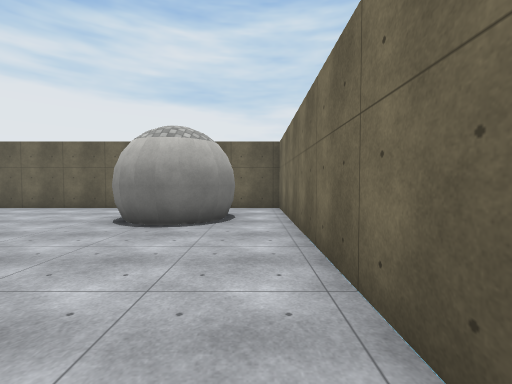
[1] (above)

24 first-person views from a walk through a Unity game level. The camera is 1.5 m above the floor, tilts 2° down and sees 90° across. The floor is counted in squares, 2 m on a side. Each view is taken from the middle of a square. On the plan, view 1 faces up. The plan holds only what a view shows up to about 9 squares ahead; the rest is blank. The player character is not drawn. Some surface patterns are stand-ins.

[2]
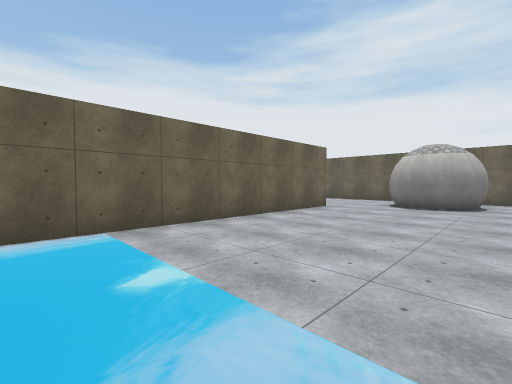

[3]
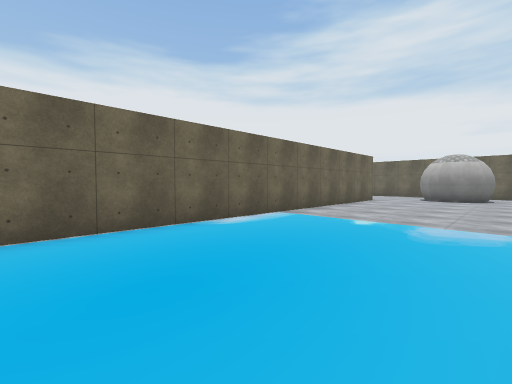

[4]
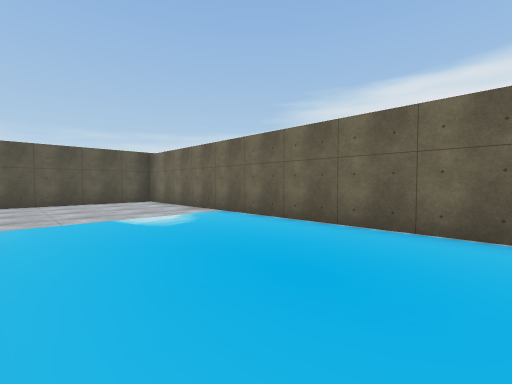

[5]
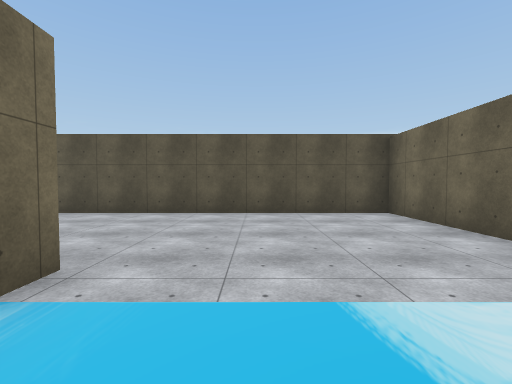

[6]
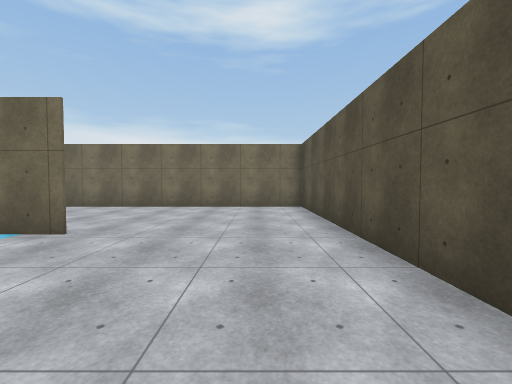

[7]
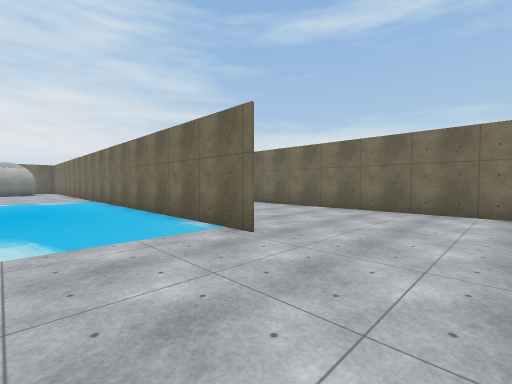

[8]
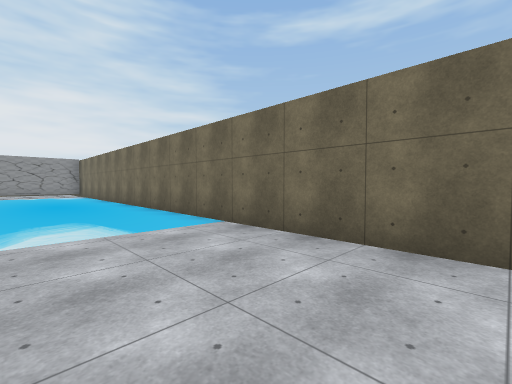

[9]
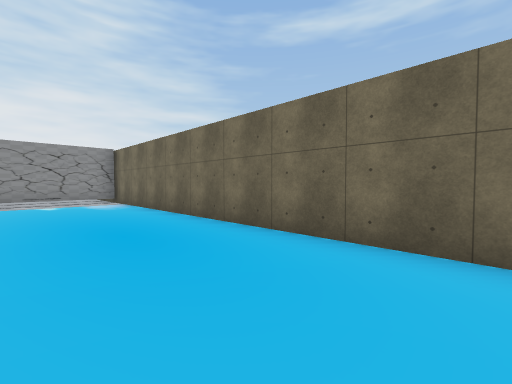

[10]
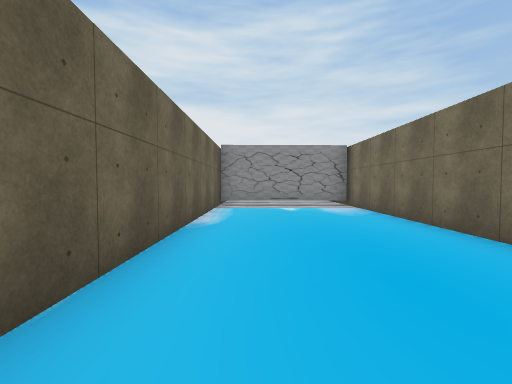

[11]
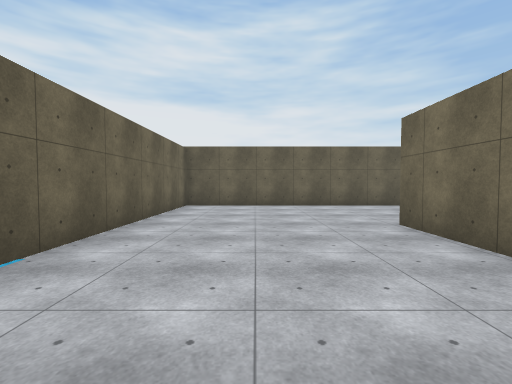

[12]
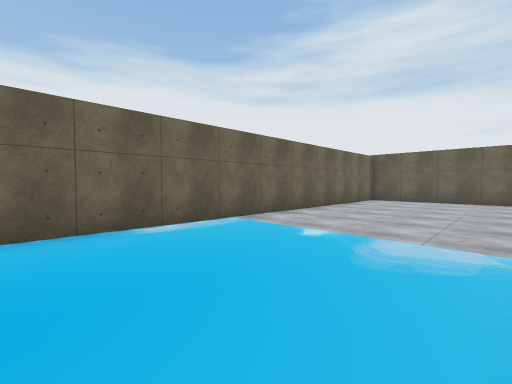

[13]
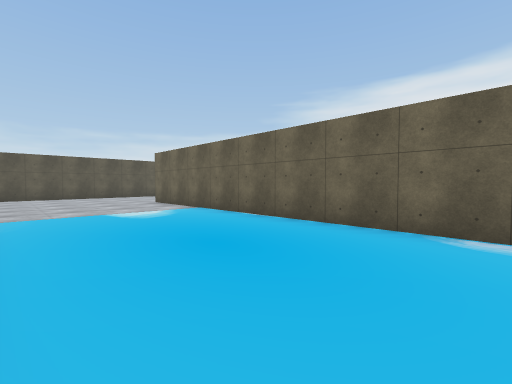

[14]
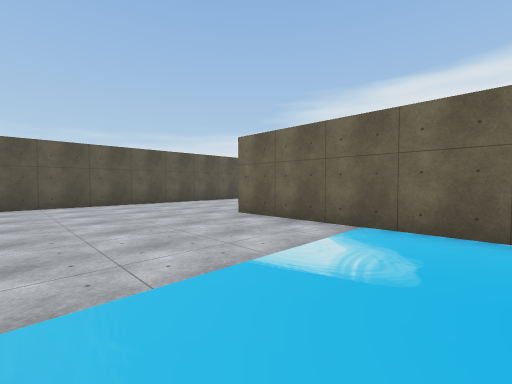

[15]
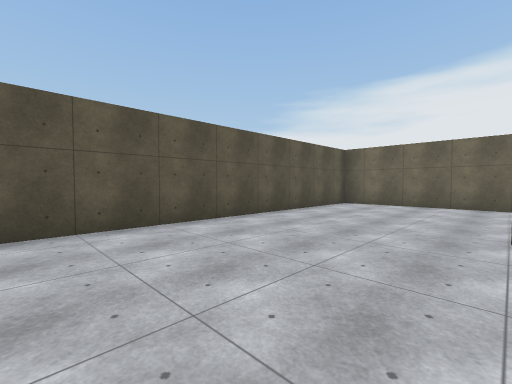

[16]
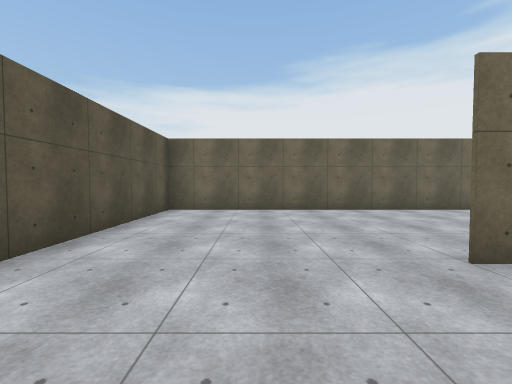

[17]
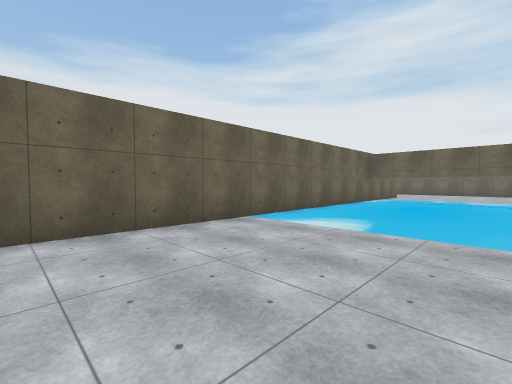

[18]
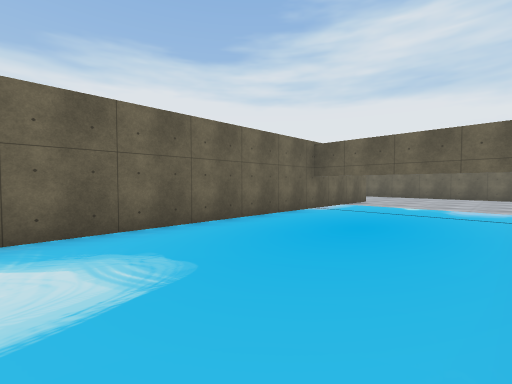

[19]
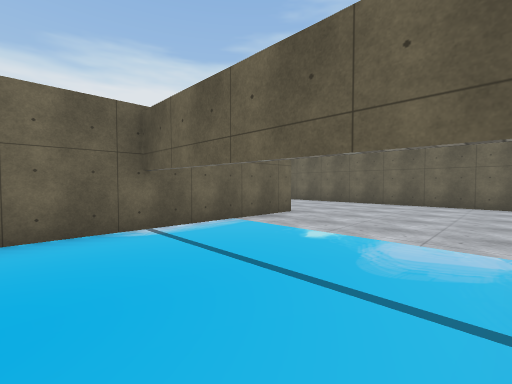

[20]
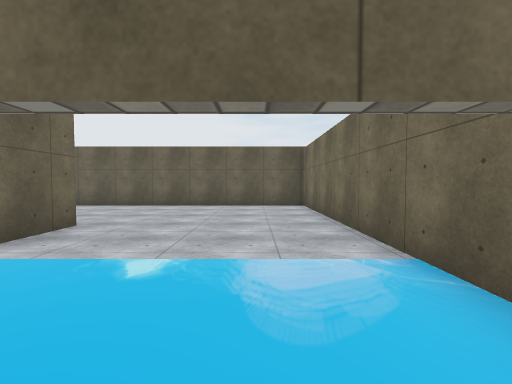

[21]
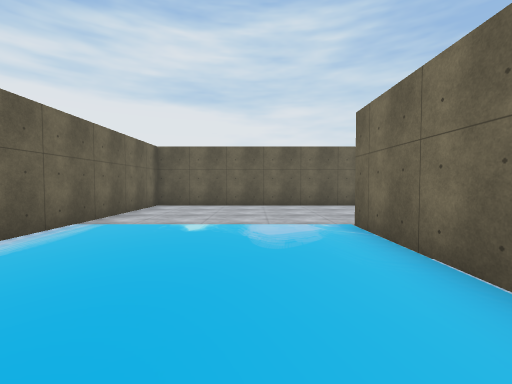

[22]
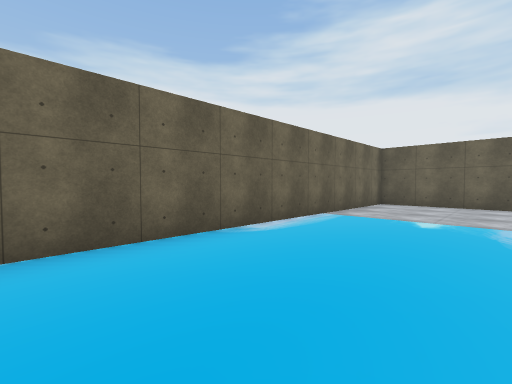

[23]
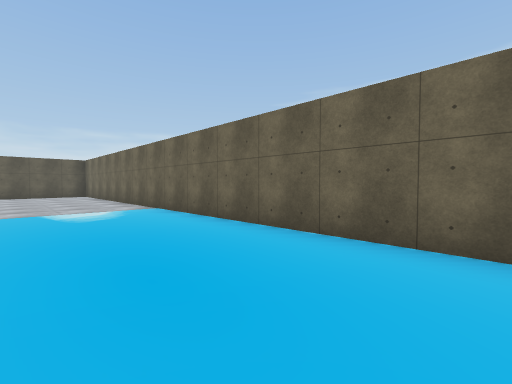

[24]
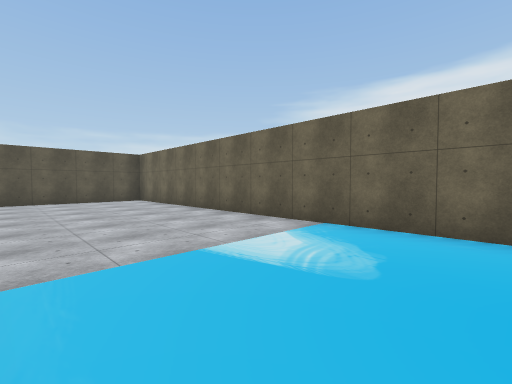

### Floor plan
Ten units are one square. View 1 is at (0, 0); x grows to the right and y downward. Boxes are objects, and circles mark ways between rooms. Rooms are numbered by the first view taken in them; rooms with no view inside come last. Other rooms are left out.
<svg viewBox="-198 -81 254 251">
<path fill="none" stroke="#000" d="M7 122 7 50M7 -6 7 -46M-17 -43 -23 -44M-9 -44 -21 -42 -27 -49M-19 -43 -25 -46M-43 -38 -43 165M-8 -47 -14 -44M-6 -50 -11 -44M-39 164 51 164 51 -46 8 -45 8 29M-142 -6 -142 -36 -142 165M-94 -5 -94 -76M-44 -15 -44 -36M-93 -76 -93 120M-164 164 -39 164M-25 -76 -193 -76 -193 134M-5 -56 -5 -52 -9 -44M7 -46 7 -76 -25 -76"/>
<circle cx="-30" cy="-40" r="3" fill="#2a7"/>
<circle cx="0" cy="-55" r="3" fill="#2a7"/>
<circle cx="-15" cy="-70" r="3" fill="#2a7"/>
<text x="0" y="60">1</text>
<text x="-120" y="40">2</text>
<text x="-10" y="-70">3</text>
</svg>
Room 1 opens to room 2. Room 1 opens to room 3. Room 2 opens to room 3.

Where each view was taken, in squares from view 1:
view 1: 0 up, 0 right, facing up
view 2: 4 down, 0 right, facing up-left
view 3: 8 down, 0 right, facing up-left
view 4: 6 down, 0 right, facing down-left
view 5: 10 down, 1 left, facing down
view 6: 15 down, 3 left, facing right
view 7: 15 down, 2 left, facing up-right
view 8: 12 down, 2 right, facing up-right
view 9: 6 down, 2 right, facing up-right
view 10: 4 down, 2 right, facing up
view 11: 1 down, 7 left, facing up
view 12: 4 down, 5 left, facing up-left
view 13: 2 down, 5 left, facing down-left
view 14: 7 down, 5 left, facing down-left
view 15: 12 down, 5 left, facing down-left
view 16: 14 down, 7 left, facing left
view 17: 11 down, 10 left, facing up-left
view 18: 7 down, 10 left, facing up-left
view 19: 2 down, 10 left, facing up-left
view 20: 1 down, 11 left, facing up
view 21: 1 down, 16 left, facing up
view 22: 2 down, 16 left, facing up-left
view 23: 0 up, 16 left, facing down-left
view 24: 5 down, 15 left, facing down-left
